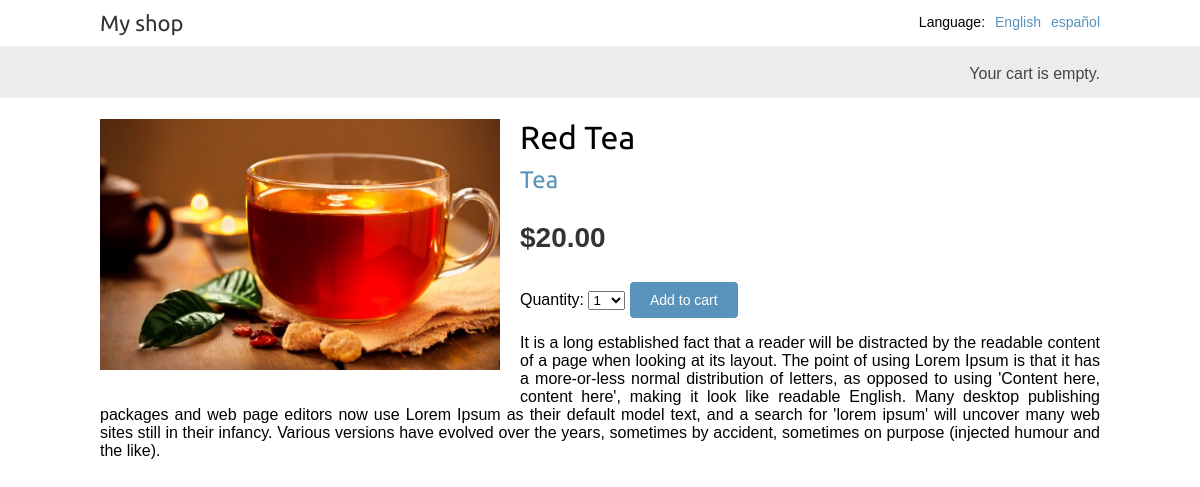
Screenshot of /en/2/red-tea/ with the database file from the repository.
### shop/models.py (models this page shows, shortened)
class Product(models.Model):
    category = models.ForeignKey(Category,
                                 related_name='products',
                                 on_delete=models.CASCADE)
    name = models.CharField(max_length=200)
    slug = models.SlugField(max_length=200)
    image = models.ImageField(upload_to='products/%Y/%m/%d',
                              blank=True)
    description = models.TextField(blank=True)
    price = models.DecimalField(max_digits=10,
                                decimal_places=2)
    available = models.BooleanField(default=True)
    created = models.DateTimeField(auto_now_add=True)
    updated = models.DateTimeField(auto_now=True)
    class Meta:
        ordering = ['name']
        indexes = [
            models.Index(fields=['id', 'slug']),
            models.Index(fields=['name']),
            models.Index(fields=['-created']),
        ]

class Category(models.Model):
    name = models.CharField(max_length=200)
    slug = models.SlugField(max_length=200,
                            unique=True)
    class Meta:
        ordering = ['name']
        indexes = [
            models.Index(fields=['name']),
        ]
        verbose_name = 'category'
        verbose_name_plural = 'categories'
    def __str__(self):
        return self.name
    def get_absolute_url(self):
        return reverse('shop:product_list_by_category',
                       args=[self.slug])

### shop/views.py (the view)
# urls.py: path('<int:id>/<slug:slug>/', views.product_detail,
def product_detail(request, id, slug):
    product = get_object_or_404(Product,
                                id=id,
                                slug=slug,
                                available=True)
    cart_product_form = CartAddProductForm()
    r = Recommender()
    recommended_products = r.suggest_products_for([product], 4)
    return render(request,
                  'shop/product/detail.html',
                  {'product': product,
                   'cart_product_form': cart_product_form,
                   'recommended_products': recommended_products})

### cart/forms.py
class CartAddProductForm(forms.Form):
    quantity = forms.TypedChoiceField(
                                choices=PRODUCT_QUANTITY_CHOICES,
                                coerce=int,
                                label=_('Quantity'))
    override = forms.BooleanField(required=False,
                                  initial=False,
                                  widget=forms.HiddenInput)

### cart/cart.py (called while the page is built)
    def __len__(self):
        return sum(item['quantity'] for item in self.cart.values())

### cart/context_processors.py (called while the page is built)
def cart(request):
    return {'cart': Cart(request)}

### shop/recommender.py (called while the page is built, shortened)
    def get_product_key(self, id):
        return f'product:{id}:purchased_with'

    def suggest_products_for(self, products, max_results=6):
        product_ids = [p.id for p in products]
        if len(products) == 1:
            suggestions = r.zrange(
                             self.get_product_key(product_ids[0]),
                             0, -1, desc=True)[:max_results]
        suggested_products_ids = [int(id) for id in suggestions]
        suggested_products = list(Product.objects.filter(id__in=suggested_products_ids))
        suggested_products.sort(key=lambda x: suggested_products_ids.index(x.id))
        return suggested_products

### shop/templates/shop/product/detail.html (shortened to what this page needs)
{% extends "shop/base.html" %}
{% load i18n %}
{% load static %}
{% block content %}
  <div class="product-detail">
    <img src="{% if product.image %}{{ product.image.url }}{% else %}
    {% static "img/no_image.png" %}{% endif %}">
    <h1>{{ product.name }}</h1>
    <h2>
      <a href="{{ product.category.get_absolute_url }}">
        {{ product.category }}
      </a>
    </h2>
    <p class="price">${{ product.price }}</p>
    <form action="{% url "cart:cart_add" product.id %}" method="post">
      {{ cart_product_form }}
      <input type="submit" value="{% trans "Add to cart" %}">
    </form>
    {{ product.description|linebreaks }}
  </div>
{% endblock %}

### shop/static/css/base.css (style rules this page uses)
body { margin:0; padding:0; font-family:helvetica, sans-serif; }
h1, h2, h3, h4, h5 , h6 { font-family: 'Ubuntu', sans-serif; font-weight:normal; }
a { text-decoration:none; color:#5993bb; }
a.button, input[type="submit"] { color:#fff; background:#5993bb; border-radius:4px; padding:10px 20px; font-size:14px; border:0; }
.product-detail { text-align:justify; }
.product-detail .price { color:#333; font-size:28px; font-weight:bold; }
.product-detail img { width:40%; float:left; padding:0 20px 20px 0; }
.product-detail h1 { margin-bottom:0; }
.product-detail h2 { margin-top:10px; }

### rows the page displays
Product: image (picture), name "Red Tea", category "Tea", price "20.00", description "It is a long established fact that a reader will be distracted by the readable content of a page when looking at its layout. The point of using Lorem Ipsum is that it has a more-or-less normal distribution of letters, as opposed to using 'Content here, content here', making it look like readable English. Many desktop publishing packages and web page editors now use Lorem Ipsum as their default model text, and a search for 'lorem ipsum' will uncover many web sites still in their infancy. Various versions have evolved over the years, sometimes by accident, sometimes on purpose (injected humour and the like)."

### other values shown
{{ language.name_local }} "English" "español"
